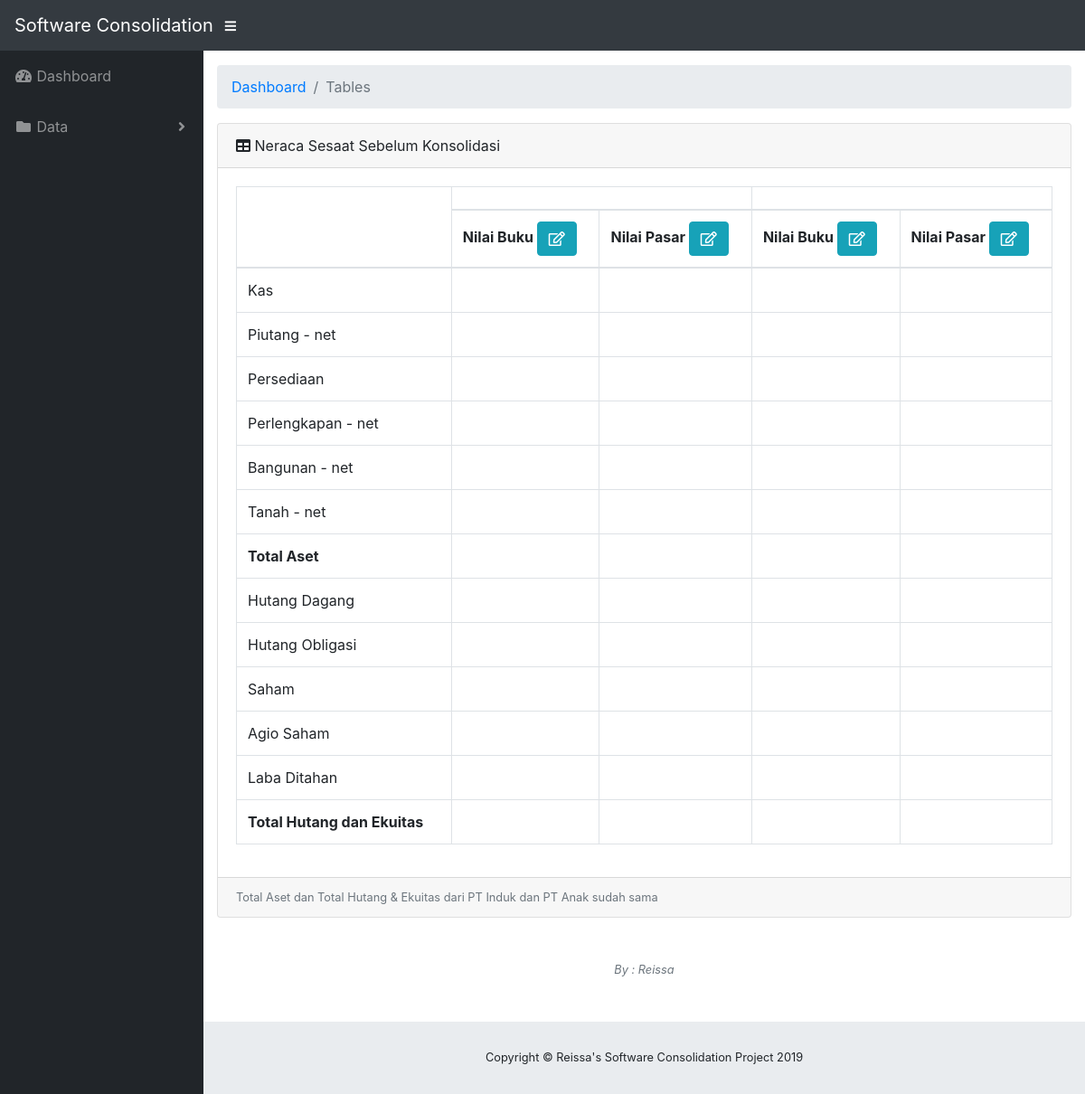
The app's page /index.php/home/data_neraca, older data.
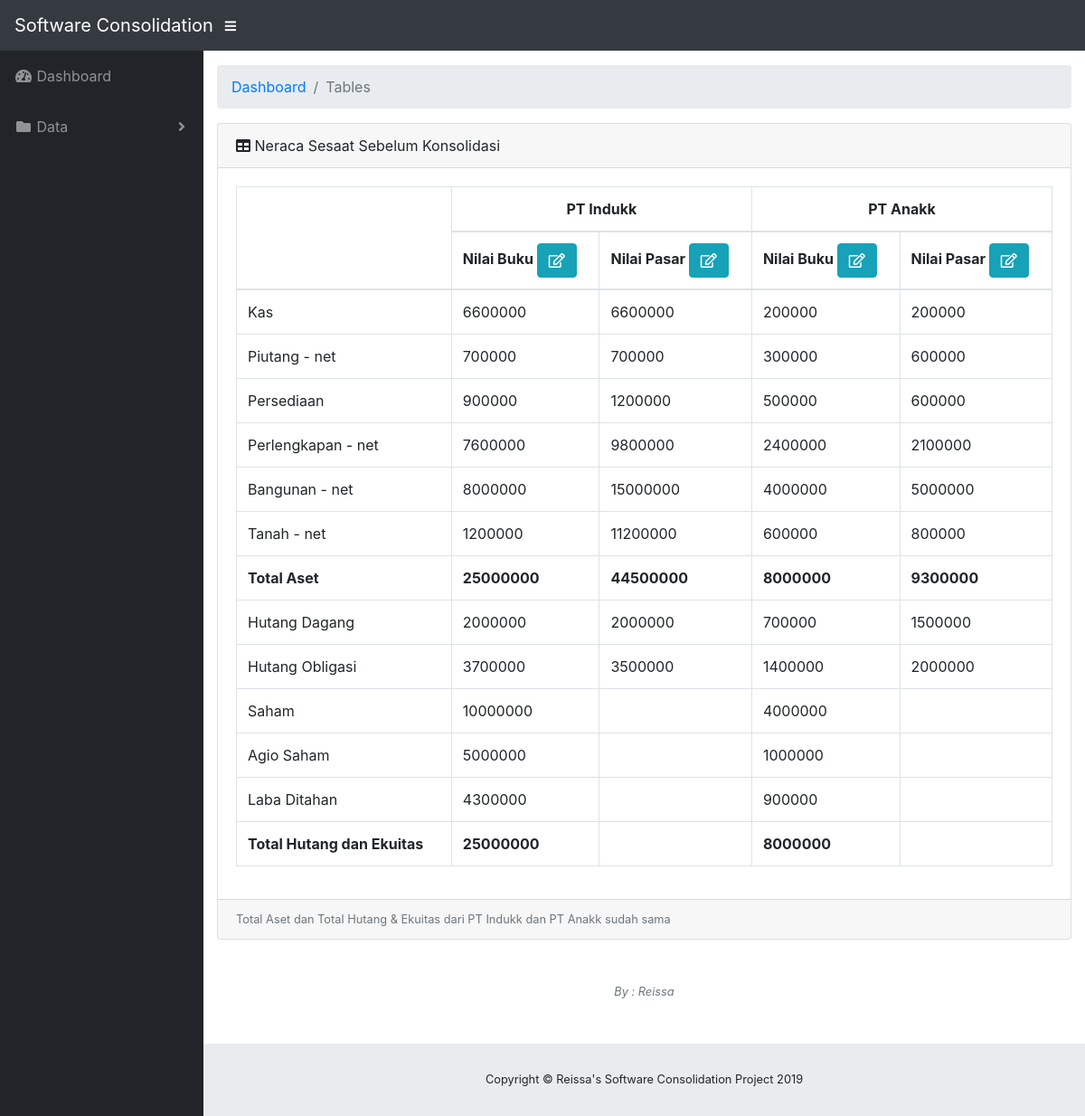
The same page, newer data.
### tables this page shows
CREATE TABLE `akuisisi` (
  `id_akuisisi` int(11) NOT NULL,
  `pt_induk` varchar(50) NOT NULL,
  `pt_anak` varchar(50) NOT NULL,
  `tgl_akuisisi` date NOT NULL,
  `persen_akuisisi` double NOT NULL,
  `kas_metode` double NOT NULL,
  `lembar_saham` double NOT NULL,
  `nilai_par` double NOT NULL,
  `nilai_pasar` double NOT NULL,
  `beban_invest` double NOT NULL,
  `agio_saham` double NOT NULL
);

CREATE TABLE `neraca1` (
  `id_neraca1` int(11) NOT NULL,
  `id_akuisisi` int(11) NOT NULL,
  `tipe_pt` varchar(50) NOT NULL,
  `tipe_nilai` varchar(100) NOT NULL,
  `kas_n1` double NOT NULL,
  `piutang_n1` double NOT NULL,
  `persediaan_n1` double NOT NULL,
  `perlengkapan_n1` double NOT NULL,
  `bangunan_n1` double NOT NULL,
  `tanah_n1` double NOT NULL,
  `hutang_dagang_n1` double NOT NULL,
  `hutang_obligasi_n1` double NOT NULL,
  `saham_n1` double NOT NULL,
  `agio_saham_n1` double NOT NULL,
  `laba_ditahan_n1` double NOT NULL
);

### application/controllers/Home.php (called while the page is built, shortened)
<?php
class Home extends CI_Controller {
public function __construct()
{
	$this->load->model('Show_model');
	$this->Show_model->setIDAkuisisi();
}
	public function data_neraca()
	{
		$id = $this->session->userdata('id_akuisisi');
		$data = [
			'd_ak' => $this->Show_model->GetData(array('id_akuisisi' => $id),'akuisisi'),
			'nb_induk' => $this->Show_model->GetData(array('id_akuisisi' => $id,'tipe_pt' => 'pt_induk','tipe_nilai'=>'nilai_buku'),'neraca1'),
			'np_induk' => $this->Show_model->GetData(array('id_akuisisi' => $id,'tipe_pt' => 'pt_induk','tipe_nilai'=>'nilai_pasar'),'neraca1'),
			'nb_anak' => $this->Show_model->GetData(array('id_akuisisi' => $id,'tipe_pt' => 'pt_anak','tipe_nilai'=>'nilai_buku'),'neraca1'),
			'np_anak' => $this->Show_model->GetData(array('id_akuisisi' => $id,'tipe_pt' => 'pt_anak','tipe_nilai'=>'nilai_pasar'),'neraca1'),
			'main_view'=>'dataneraca'
		];
		$this->load->view('template', $data);
	}
}

### index.php (called while the page is built, shortened)
<?php
require_once BASEPATH.'core/CodeIgniter.php';

### application/models/Show_model.php (called while the page is built, shortened)
<?php
class Show_model extends CI_Model {
    public function GetData($where, $table)
    {
      if($where == ''){
      return $this->db->get($table)->row();
      } else{
      return $this->db->where($where)->get($table)->row();
      }
    }
}

### application/views/dataneraca.php (the view, shortened to what this page needs)
<?php
$nbuku_induk_aset = $nb_induk->kas_n1 + $nb_induk->piutang_n1 + $nb_induk->persediaan_n1 + $nb_induk->perlengkapan_n1 + $nb_induk->bangunan_n1 + $nb_induk->tanah_n1;
$nbuku_anak_aset = $nb_anak->kas_n1 + $nb_anak->piutang_n1 + $nb_anak->persediaan_n1 + $nb_anak->perlengkapan_n1 + $nb_anak->bangunan_n1 + $nb_anak->tanah_n1;
$nbuku_induk_hutang = $nb_induk->hutang_dagang_n1 + $nb_induk->hutang_obligasi_n1 + $nb_induk->saham_n1 + $nb_induk->agio_saham_n1 + $nb_induk->laba_ditahan_n1;
$nbuku_anak_hutang = $nb_anak->hutang_dagang_n1 + $nb_anak->hutang_obligasi_n1 + $nb_anak->saham_n1 + $nb_anak->agio_saham_n1 + $nb_anak->laba_ditahan_n1;
?>
    <div id="content-wrapper">
      <div class="container-fluid">
        <ol class="breadcrumb">
          <li class="breadcrumb-item">
            <a href="#">Dashboard</a>
          </li>
          <li class="breadcrumb-item active">Tables</li>
        </ol>
        <div class="card mb-3">
          <div class="card-header">
            <i class="fas fa-table"></i>
            Neraca Sesaat Sebelum Konsolidasi</div>
          <div class="card-body">
            <div class="table-responsive">
              <table class="table table-bordered"  width="100%" cellspacing="0">
                <thead>
                  <tr style="text-align: center">
                    <th rowspan="2"></th>
                    <th colspan="2"><?php if(!empty($nb_induk->tipe_pt)){
                      echo $d_ak->pt_induk;
                    } ?></th>
                    <th colspan="2" ><?php if(!empty($nb_induk->tipe_pt)){
                      echo $d_ak->pt_anak;
                    } ?></th>
                  </tr>
                  <tr>
                    <th>Nilai Buku
<button type="button" class="btn btn-info btn-xs fas fa-edit" data-toggle="modal" data-target="#editNeraca1"></button>
                    </th>
                    <th>Nilai Pasar
<button type="button" class="btn btn-info btn-xs fas fa-edit" data-toggle="modal" data-target="#editNeraca2"></button>
                    </th>
                    <th>Nilai Buku
<button type="button" class="btn btn-info btn-xs fas fa-edit" data-toggle="modal" data-target="#editNeraca3"></button>
                    </th>
                    <th>Nilai Pasar
<button type="button" class="btn btn-info btn-xs fas fa-edit" data-toggle="modal" data-target="#editNeraca4"></button>
                    </th>
                  </tr>
                </thead>
                <tbody>
                  <tr>
                    <td>Kas</td>
                    <td><?php if(!empty($nb_induk->kas_n1)){ echo $nb_induk->kas_n1;} ?></td>
                    <td><?php if(!empty($nb_induk->kas_n1)){ echo $nb_induk->kas_n1;} ?></td>
                    <td><?php if(!empty($nb_anak->kas_n1)){ echo $nb_anak->kas_n1;} ?></td>
                    <td><?php if(!empty($nb_anak->kas_n1)){ echo $nb_anak->kas_n1;} ?></td>
                  </tr>
                  <tr>
                    <td>Piutang - net</td>
                    <td><?php if(!empty($nb_induk->piutang_n1)){ echo $nb_induk->piutang_n1;} ?></td>
                    <td><?php if(!empty($np_induk->piutang_n1)){ echo $np_induk->piutang_n1;} ?></td>
                    <td><?php if(!empty($nb_anak->piutang_n1)){ echo $nb_anak->piutang_n1;} ?></td>
                    <td><?php if(!empty($np_anak->piutang_n1)){ echo $np_anak->piutang_n1;} ?></td>
                  </tr>
                  <tr>
                    <td>Persediaan</td>
                    <td><?php if(!empty($nb_induk->persediaan_n1)){ echo $nb_induk->persediaan_n1;} ?></td>
                    <td><?php if(!empty($np_induk->persediaan_n1)){ echo $np_induk->persediaan_n1;} ?></td>
                    <td><?php if(!empty($nb_anak->persediaan_n1)){ echo $nb_anak->persediaan_n1;} ?></td>
                    <td><?php if(!empty($np_anak->persediaan_n1)){ echo $np_anak->persediaan_n1;} ?></td>
                  </tr>
                  <tr>
                    <td>Perlengkapan - net</td>
                    <td><?php if(!empty($nb_induk->perlengkapan_n1)){ echo $nb_induk->perlengkapan_n1;} ?></td>
                    <td><?php if(!empty($np_induk->perlengkapan_n1)){ echo $np_induk->perlengkapan_n1;} ?></td>
                    <td><?php if(!empty($nb_anak->perlengkapan_n1)){ echo $nb_anak->perlengkapan_n1;} ?></td>
                    <td><?php if(!empty($np_anak->perlengkapan_n1)){ echo $np_anak->perlengkapan_n1;} ?></td>
                  </tr>
                  <tr>
                    <td>Bangunan - net</td>
                    <td><?php if(!empty($nb_induk->bangunan_n1)){ echo $nb_induk->bangunan_n1;} ?></td>
                    <td><?php if(!empty($np_induk->bangunan_n1)){ echo $np_induk->bangunan_n1;} ?></td>
                    <td><?php if(!empty($nb_anak->bangunan_n1)){ echo $nb_anak->bangunan_n1;} ?></td>
                    <td><?php if(!empty($np_anak->bangunan_n1)){ echo $np_anak->bangunan_n1;} ?></td>
                  </tr>
                  <tr>
                    <td>Tanah - net</td>
                    <td><?php if(!empty($nb_induk->tanah_n1)){ echo $nb_induk->tanah_n1;} ?></td>
                    <td><?php if(!empty($np_induk->tanah_n1)){ echo $np_induk->tanah_n1;} ?></td>
                    <td><?php if(!empty($nb_anak->tanah_n1)){ echo $nb_anak->tanah_n1;} ?></td>
                    <td><?php if(!empty($np_anak->tanah_n1)){ echo $np_anak->tanah_n1;} ?></td>
                  </tr>
                  <tr style="font-weight: bold;">
                    <td>Total Aset</td>
                    <td><?php if(!empty($nb_induk->kas_n1) && !empty($nb_induk->piutang_n1) && !empty($nb_induk->persediaan_n1) && !empty($nb_induk->perlengkapan_n1) && !empty($nb_induk->bangunan_n1) && !empty($nb_induk->tanah_n1)){ echo $nb_induk->kas_n1 + $nb_induk->piutang_n1 + $nb_induk->persediaan_n1 + $nb_induk->perlengkapan_n1 + $nb_induk->bangunan_n1 + $nb_induk->tanah_n1;} ?></td>
                    <td><?php if(!empty($nb_induk->kas_n1) && !empty($np_induk->piutang_n1) && !empty($np_induk->persediaan_n1) && !empty($np_induk->perlengkapan_n1) && !empty($np_induk->bangunan_n1) && !empty($np_induk->tanah_n1)){ echo $nb_induk->kas_n1 + $np_induk->piutang_n1 + $np_induk->persediaan_n1 + $np_induk->perlengkapan_n1 + $np_induk->bangunan_n1 + $np_induk->tanah_n1;} ?></td>
                    <td><?php if(!empty($nb_anak->kas_n1) && !empty($nb_anak->piutang_n1) && !empty($nb_anak->persediaan_n1) && !empty($nb_anak->perlengkapan_n1) && !empty($nb_anak->bangunan_n1) && !empty($nb_anak->tanah_n1)){ echo $nb_anak->kas_n1 + $nb_anak->piutang_n1 + $nb_anak->persediaan_n1 + $nb_anak->perlengkapan_n1 + $nb_anak->bangunan_n1 + $nb_anak->tanah_n1;} ?></td>
                    <td><?php if(!empty($nb_anak->kas_n1) && !empty($np_anak->piutang_n1) && !empty($np_anak->persediaan_n1) && !empty($np_anak->perlengkapan_n1) && !empty($np_anak->bangunan_n1) && !empty($np_anak->tanah_n1)){ echo $nb_anak->kas_n1 + $np_anak->piutang_n1 + $np_anak->persediaan_n1 + $np_anak->perlengkapan_n1 + $np_anak->bangunan_n1 + $np_anak->tanah_n1;} ?></td>
                  </tr>
                  <tr>
                    <td>Hutang Dagang</td>
                    <td><?php if(!empty($nb_induk->hutang_dagang_n1)){ echo $nb_induk->hutang_dagang_n1;} ?></td>
                    <td><?php if(!empty($np_induk->hutang_dagang_n1)){ echo $np_induk->hutang_dagang_n1;} ?></td>
                    <td><?php if(!empty($nb_anak->hutang_dagang_n1)){ echo $nb_anak->hutang_dagang_n1;} ?></td>
                    <td><?php if(!empty($np_anak->hutang_dagang_n1)){ echo $np_anak->hutang_dagang_n1;} ?></td>
                  </tr>
                  <tr>
                    <td>Hutang Obligasi</td>
                    <td><?php if(!empty($nb_induk->hutang_obligasi_n1)){ echo $nb_induk->hutang_obligasi_n1;} ?></td>
                    <td><?php if(!empty($np_induk->hutang_obligasi_n1)){ echo $np_induk->hutang_obligasi_n1;} ?></td>
                    <td><?php if(!empty($nb_anak->hutang_obligasi_n1)){ echo $nb_anak->hutang_obligasi_n1;} ?></td>
                    <td><?php if(!empty($np_anak->hutang_obligasi_n1)){ echo $np_anak->hutang_obligasi_n1;} ?></td>
                  </tr>
                  <tr>
                    <td>Saham</td>
                    <td><?php if(!empty($nb_induk->saham_n1)){ echo $nb_induk->saham_n1;} ?></td>
                    <td></td>
                    <td><?php if(!empty($nb_anak->saham_n1)){ echo $nb_anak->saham_n1;} ?></td>
                    <td></td>
                  </tr>
                  <tr>
                    <td>Agio Saham</td>
                    <td><?php if(!empty($nb_induk->agio_saham_n1)){ echo $nb_induk->agio_saham_n1;} ?></td>
                    <td></td>
                    <td><?php if(!empty($nb_anak->agio_saham_n1)){ echo $nb_anak->agio_saham_n1;} ?></td>
                    <td></td>
                  </tr>
                  <tr>
                    <td>Laba Ditahan</td>
                    <td><?php if(!empty($nb_induk->laba_ditahan_n1)){ echo $nb_induk->laba_ditahan_n1;} ?></td>
                    <td></td>
                    <td><?php if(!empty($nb_anak->laba_ditahan_n1)){ echo $nb_anak->laba_ditahan_n1;} ?></td>
                    <td></td>
                  </tr>
                  <tr style="font-weight: bold;">
                    <td>Total Hutang dan Ekuitas</td>
                    <td><?php if(!empty($nb_induk->hutang_dagang_n1) && !empty($nb_induk->hutang_obligasi_n1) && !empty($nb_induk->saham_n1) && !empty($nb_induk->agio_saham_n1) && !empty($nb_induk->laba_ditahan_n1)){ echo $nb_induk->hutang_dagang_n1 + $nb_induk->hutang_obligasi_n1 + $nb_induk->saham_n1 + $nb_induk->agio_saham_n1 + $nb_induk->laba_ditahan_n1;} ?></td>
                    <td></td>
                    <td><?php if(!empty($nb_anak->hutang_dagang_n1) && !empty($nb_anak->hutang_obligasi_n1) && !empty($nb_anak->saham_n1) && !empty($nb_anak->agio_saham_n1) && !empty($nb_anak->laba_ditahan_n1)){ echo $nb_anak->hutang_dagang_n1 + $nb_anak->hutang_obligasi_n1 + $nb_anak->saham_n1 + $nb_anak->agio_saham_n1 + $nb_anak->laba_ditahan_n1;} ?></td>
                    <td></td>
                  </tr>
                </tbody>
              </table>
            </div>
          </div>
          <div class="card-footer small text-muted">
<?php
if($nbuku_induk_aset != $nbuku_induk_hutang && $nbuku_anak_aset != $nbuku_anak_hutang){
echo 'Total Aset dan Total Hutang & Ekuitas dari '.$d_ak->pt_induk.' dan '.$d_ak->pt_anak.' tidak sama, harap diubah !';
} else if($nbuku_induk_aset != $nbuku_induk_hutang) {
echo 'Total Aset dan Total Hutang & Ekuitas dari '.$d_ak->pt_induk.' tidak sama, harap diubah !';
} else if($nbuku_anak_aset != $nbuku_anak_hutang){
echo 'Total Aset dan Total Hutang & Ekuitas dari '.$d_ak->pt_anak.' tidak sama, harap diubah !';
} else{
echo 'Total Aset dan Total Hutang & Ekuitas dari '.$d_ak->pt_induk.' dan '.$d_ak->pt_anak.' sudah sama';
}
?>
</div>
        </div>
        <p class="small text-center text-muted my-5">
          <em>By : Reissa</em>
        </p>
      </div>

### application/views/template.php (shortened to what this page needs)
<!DOCTYPE html>
<html lang="en">
<head>
  <link href="<?php echo base_url() ?>assets/vendor/fontawesome-free/css/all.min.css" rel="stylesheet" type="text/css">
  <link href="<?php echo base_url() ?>assets/vendor/datatables/dataTables.bootstrap4.css" rel="stylesheet">
  <link href="<?php echo base_url() ?>assets/css/sb-admin.css" rel="stylesheet">
<link href="<?php echo base_url() ?>assets/css/sweetalert.css" rel="stylesheet">
</head>
<body id="page-top">
  <nav class="navbar navbar-expand navbar-dark bg-dark static-top">
    <a class="navbar-brand mr-1" href="index.html">Software Consolidation</a>
    <button class="btn btn-link btn-sm text-white order-1 order-sm-0" id="sidebarToggle" href="#">
      <i class="fas fa-bars"></i>
    </button>
  </nav>
  <div id="wrapper">
    <ul class="sidebar navbar-nav">
      <li class="nav-item">
        <a class="nav-link" href="">
          <i class="fas fa-fw fa-tachometer-alt"></i>
          <span>Dashboard</span>
        </a>
      </li>
      <li class="nav-item dropdown">
        <a class="nav-link dropdown-toggle" href="#" id="pagesDropdown" role="button" data-toggle="dropdown" aria-haspopup="true" aria-expanded="false">
          <i class="fas fa-fw fa-folder"></i>
          <span>Data</span>
        </a>
      </li>
    </ul>
        <?php
    $this->load->view($main_view);
     ?>
      <footer class="sticky-footer">
        <div class="container my-auto">
          <div class="copyright text-center my-auto">
            <span>Copyright © Reissa's Software Consolidation Project 2019</span>
          </div>
        </div>
      </footer>
    </div>
  </div>
</body>
</html>

Row changes from the older to the newer data that the page shows:
changed akuisisi: pt_induk (not shown) → "PT Indukk"; pt_anak (not shown) → "PT Anakk"; pt_induk "PT Induk" → "PT Indukk"; pt_anak "PT Anak" → "PT Anakk"
added neraca1: kas_n1 "6600000", piutang_n1 "700000", persediaan_n1 "900000", perlengkapan_n1 "7600000", bangunan_n1 "8000000", tanah_n1 "1200000", kas_n1+piutang_n1+persediaan_n1 "25000000", hutang_dagang_n1 "2000000", hutang_obligasi_n1 "3700000", saham_n1 "10000000", agio_saham_n1 "5000000", laba_ditahan_n1 "4300000", hutang_dagang_n1+hutang_obligasi_n1+saham_n1 "25000000"
added neraca1: kas_n1 "200000", piutang_n1 "300000", persediaan_n1 "500000", perlengkapan_n1 "2400000", bangunan_n1 "4000000", tanah_n1 "600000", kas_n1+piutang_n1+persediaan_n1 "8000000", hutang_dagang_n1 "700000", hutang_obligasi_n1 "1400000", saham_n1 "4000000", agio_saham_n1 "1000000", laba_ditahan_n1 "900000", hutang_dagang_n1+hutang_obligasi_n1+saham_n1 "8000000"
added neraca1: piutang_n1 "700000", persediaan_n1 "1200000", perlengkapan_n1 "9800000", bangunan_n1 "15000000", tanah_n1 "11200000", hutang_dagang_n1 "2000000", hutang_obligasi_n1 "3500000"
added neraca1: piutang_n1 "600000", persediaan_n1 "600000", perlengkapan_n1 "2100000", bangunan_n1 "5000000", tanah_n1 "800000", hutang_dagang_n1 "1500000", hutang_obligasi_n1 "2000000"
Text that changed along with them:
text now shown: "44500000 9300000"
